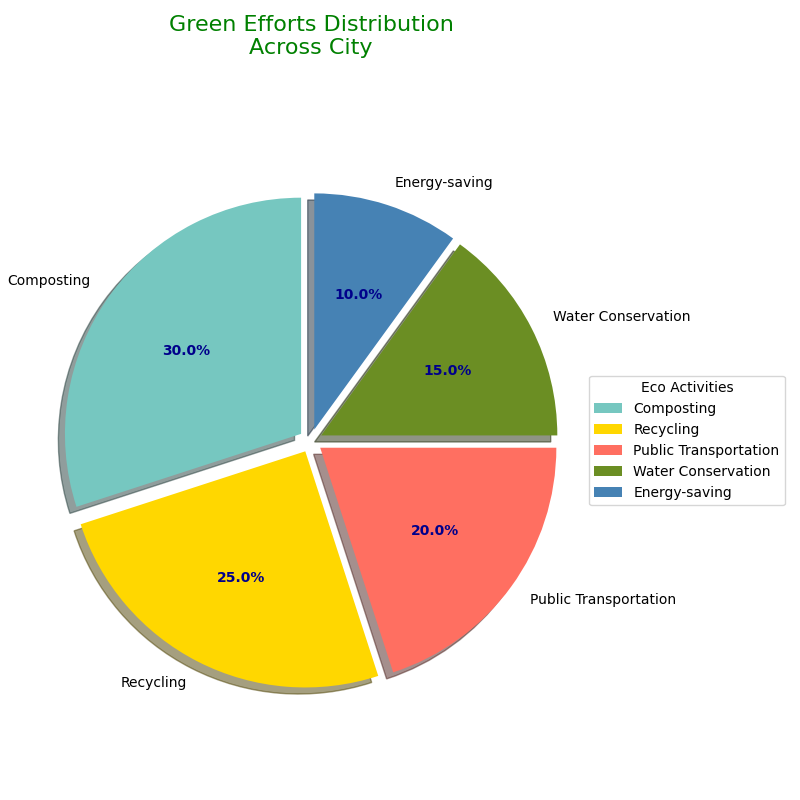

Source code (Python):
import matplotlib.pyplot as plt

practices = ['Composting', 'Recycling', 'Public Transportation', 'Water Conservation', 'Energy-saving']
percentages = [30, 25, 20, 15, 10]
colors = ['#76C7C0', '#FFD700', '#FF6F61', '#6B8E23', '#4682B4']

fig, ax = plt.subplots(figsize=(8, 8))
wedges, texts, autotexts = ax.pie(
    percentages,
    colors=colors,
    startangle=90,
    labels=practices,
    autopct='%1.1f%%',
    shadow=True,
    explode=(0.05, 0.05, 0.05, 0.05, 0.05)
)

ax.axis('equal')

plt.title('Green Efforts Distribution\nAcross City', size=16, color='green', loc='center', pad=30)
plt.legend(wedges, practices, title='Eco Activities', loc='center left', bbox_to_anchor=(1, 0, 0.5, 1))

for autotext in autotexts:
    autotext.set_color('darkblue')
    autotext.set_weight('bold')

plt.tight_layout()

plt.show()
